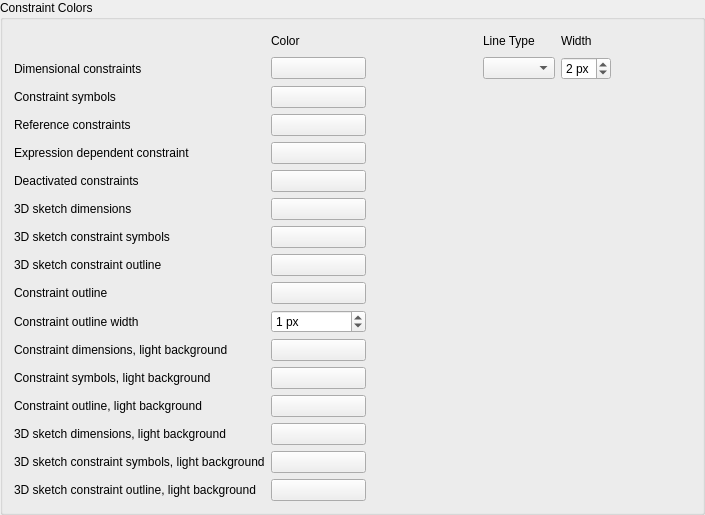
    <widget class="QGroupBox" name="groupBoxSketcherColor">
     <property name="title">
      <string>Constraint Colors</string>
     </property>
     <layout class="QHBoxLayout" name="horizontalLayout_2">
      <item>
       <layout class="QGridLayout" name="gridLayout_2">
        <item row="1" column="0">
          <widget class="QLabel" name="labelOtherItem">
            <property name="minimumSize">
            <size>
              <width>200</width>
              <height>0</height>
            </size>
            </property>
            <property name="text">
            <string></string>
            </property>
          </widget>
          </item>
          <item row="1" column="1">
          <widget class="QLabel" name="labelOtherColor">
            <property name="minimumSize">
            <size>
              <width>95</width>
              <height>0</height>
            </size>
            </property>
            <property name="text">
            <string>Color</string>
            </property>
          </widget>
          </item>
          <item row="1" column="2">
          <widget class="QLabel" name="labelOtherSpacing">
            <property name="minimumSize">
            <size>
              <width>105</width>
              <height>0</height>
            </size>
            </property>
            <property name="text">
            <string></string>
            </property>
          </widget>
          </item>
          <item row="1" column="3">
          <widget class="QLabel" name="labelOtherLinetype">
            <property name="text">
            <string>Line Type</string>
            </property>
          </widget>
          </item>
          <item row="1" column="4">
          <widget class="QLabel" name="labelOtherWidth">
            <property name="text">
            <string>Width</string>
            </property>
          </widget>
          </item>
          <item row="1" column="5">
          <spacer name="horizontalSpacer_other">
            <property name="orientation">
            <enum>Qt::Horizontal</enum>
            </property>
            <property name="sizeHint" stdset="0">
            <size>
              <width>40</width>
              <height>20</height>
            </size>
            </property>
          </spacer>
          </item>
          <item row="5" column="0">
          <widget class="QLabel" name="dimensionalConstraintTitle">
            <property name="minimumSize">
            <size>
              <width>200</width>
              <height>0</height>
            </size>
            </property>
            <property name="text">
            <string>Dimensional constraints</string>
            </property>
          </widget>
          </item>
          <item row="5" column="1">
            <widget class="Gui::PrefColorButton" name="DatumColor">
              <property name="toolTip">
              <string>Color of dimensional driving constraints in edit mode</string>
              </property>
              <property name="color" stdset="0">
              <color>
                <red>255</red>
                <green>38</green>
                <blue>0</blue>
              </color>
              </property>
              <property name="prefEntry" stdset="0">
              <cstring>ConstrainedDimColor</cstring>
              </property>
              <property name="prefPath" stdset="0">
              <cstring>View</cstring>
              </property>
            </widget>
          </item>
          <item row="5" column="3">
          <widget class="QComboBox" name="DimensionalConstraintLinePattern">
            <property name="toolTip">
            <string>Line pattern of dimensional constraints in edit mode</string>
            </property>
            <property name="currentIndex">
            <number>-1</number>
            </property>
          </widget>
          </item>
          <item row="5" column="4">
          <widget class="Gui::PrefSpinBox" name="DimensionalConstraintLineWidth">
            <property name="toolTip">
            <string>Width of dimensional constraints in edit mode</string>
            </property>
            <property name="unit" stdset="0">
            <string notr="true">px</string>
            </property>
            <property name="suffix">
            <string notr="true"> px</string>
            </property>
            <property name="minimum">
            <number>1</number>
            </property>
            <property name="maximum">
            <number>4</number>
            </property>
            <property name="value">
            <number>2</number>
            </property>
            <property name="prefEntry" stdset="0">
            <cstring>DimensionalConstraintLineWidth</cstring>
            </property>
            <property name="prefPath" stdset="0">
            <cstring>Mod/Sketcher/View</cstring>
            </property>
          </widget>
        </item>
        <item row="10" column="0">
         <widget class="QLabel" name="label_14">
          <property name="minimumSize">
           <size>
            <width>200</width>
            <height>0</height>
           </size>
          </property>
          <property name="text">
           <string>Constraint symbols</string>
          </property>
         </widget>
        </item>
        <item row="10" column="1">
         <widget class="Gui::PrefColorButton" name="ConstrainedColor">
          <property name="toolTip">
           <string>Color of driving constraints in edit mode</string>
          </property>
          <property name="color" stdset="0">
           <color>
            <red>255</red>
            <green>38</green>
            <blue>0</blue>
           </color>
          </property>
          <property name="prefEntry" stdset="0">
           <cstring>ConstrainedIcoColor</cstring>
          </property>
          <property name="prefPath" stdset="0">
           <cstring>View</cstring>
          </property>
         </widget>
        </item>
        <item row="12" column="0">
         <widget class="QLabel" name="label_8">
          <property name="text">
           <string>Reference constraints</string>
          </property>
         </widget>
        </item>
        <item row="12" column="1">
         <widget class="Gui::PrefColorButton" name="NonDrivingConstraintColor">
          <property name="toolTip">
           <string>Color of reference constraints in edit mode</string>
          </property>
          <property name="color" stdset="0">
           <color>
            <red>0</red>
            <green>38</green>
            <blue>255</blue>
           </color>
          </property>
          <property name="prefEntry" stdset="0">
           <cstring>NonDrivingConstrDimColor</cstring>
          </property>
          <property name="prefPath" stdset="0">
           <cstring>View</cstring>
          </property>
         </widget>
        </item>
        <item row="13" column="0">
         <widget class="QLabel" name="labelexpr">
          <property name="text">
           <string>Expression dependent constraint</string>
          </property>
         </widget>
        </item>
        <item row="13" column="1">
         <widget class="Gui::PrefColorButton" name="ExprBasedConstrDimColor">
          <property name="toolTip">
           <string>Color of expression dependent constraints in edit mode</string>
          </property>
          <property name="color" stdset="0">
           <color>
            <red>255</red>
            <green>127</green>
            <blue>38</blue>
           </color>
          </property>
          <property name="prefEntry" stdset="0">
           <cstring>ExprBasedConstrDimColor</cstring>
          </property>
          <property name="prefPath" stdset="0">
           <cstring>View</cstring>
          </property>
         </widget>
        </item>
        <item row="14" column="0">
         <widget class="QLabel" name="labeldeact">
          <property name="text">
           <string>Deactivated constraints</string>
          </property>
         </widget>
        </item>
        <item row="14" column="1">
         <widget class="Gui::PrefColorButton" name="DeactivatedConstrDimColor">
          <property name="toolTip">
           <string>Color of deactivated constraints in edit mode</string>
          </property>
          <property name="color" stdset="0">
           <color>
            <red>204</red>
          <green>204</green>
          <blue>204</blue>
           </color>
          </property>
          <property name="prefEntry" stdset="0">
           <cstring>DeactivatedConstrDimColor</cstring>
          </property>
          <property name="prefPath" stdset="0">
           <cstring>View</cstring>
          </property>
         </widget>
        </item>
        <item row="15" column="0">
         <widget class="QLabel" name="label3dDim">
          <property name="text">
           <string>3D sketch dimensions</string>
          </property>
         </widget>
        </item>
        <item row="15" column="1">
         <widget class="Gui::PrefColorButton" name="Sketch3DDimColor">
          <property name="toolTip">
           <string>Color of dimensional constraints in a 3D sketch's edit</string>
          </property>
          <property name="color" stdset="0">
           <color>
            <red>77</red>
            <green>208</green>
            <blue>225</blue>
           </color>
          </property>
          <property name="prefEntry" stdset="0">
           <cstring>Sketch3DDimColor</cstring>
          </property>
          <property name="prefPath" stdset="0">
           <cstring>View</cstring>
          </property>
         </widget>
        </item>
        <item row="16" column="0">
         <widget class="QLabel" name="label3dIco">
          <property name="text">
           <string>3D sketch constraint symbols</string>
          </property>
         </widget>
        </item>
        <item row="16" column="1">
         <widget class="Gui::PrefColorButton" name="Sketch3DIcoColor">
          <property name="toolTip">
           <string>Color of constraint symbols in a 3D sketch's edit</string>
          </property>
          <property name="color" stdset="0">
           <color>
            <red>77</red>
            <green>208</green>
            <blue>225</blue>
           </color>
          </property>
          <property name="prefEntry" stdset="0">
           <cstring>Sketch3DIcoColor</cstring>
          </property>
          <property name="prefPath" stdset="0">
           <cstring>View</cstring>
          </property>
         </widget>
        </item>
        <item row="17" column="0">
         <widget class="QLabel" name="label3dOutline">
          <property name="text">
           <string>3D sketch constraint outline</string>
          </property>
         </widget>
        </item>
        <item row="17" column="1">
         <widget class="Gui::PrefColorButton" name="Sketch3DOutlineColor">
          <property name="toolTip">
           <string>Color of the border round a 3D sketch's dimensions and constraint symbols</string>
          </property>
          <property name="color" stdset="0">
           <color>
            <red>0</red>
            <green>41</green>
            <blue>45</blue>
           </color>
          </property>
          <property name="prefEntry" stdset="0">
           <cstring>Sketch3DOutlineColor</cstring>
          </property>
          <property name="prefPath" stdset="0">
           <cstring>View</cstring>
          </property>
         </widget>
        </item>
        <item row="18" column="0">
         <widget class="QLabel" name="labelOutline">
          <property name="text">
           <string>Constraint outline</string>
          </property>
         </widget>
        </item>
        <item row="18" column="1">
         <widget class="Gui::PrefColorButton" name="ConstrainedOutlineColor">
          <property name="toolTip">
           <string>Color of the border round a 2D sketch's dimensions, constraint symbols and on-view parameters</string>
          </property>
          <property name="color" stdset="0">
           <color>
            <red>40</red>
            <green>0</green>
            <blue>0</blue>
           </color>
          </property>
          <property name="prefEntry" stdset="0">
           <cstring>ConstrainedOutlineColor</cstring>
          </property>
          <property name="prefPath" stdset="0">
           <cstring>View</cstring>
          </property>
         </widget>
        </item>
        <item row="19" column="0">
         <widget class="QLabel" name="labelOutlineWidth">
          <property name="text">
           <string>Constraint outline width</string>
          </property>
         </widget>
        </item>
        <item row="19" column="1">
         <widget class="Gui::PrefSpinBox" name="ConstraintOutlineWidth">
          <property name="toolTip">
           <string>Width of the border round dimensions, constraint symbols and on-view parameters, 2D and 3D sketches; 0 for none</string>
          </property>
          <property name="suffix">
           <string notr="true"> px</string>
          </property>
          <property name="minimum">
           <number>0</number>
          </property>
          <property name="maximum">
           <number>8</number>
          </property>
          <property name="value">
           <number>1</number>
          </property>
          <property name="prefEntry" stdset="0">
           <cstring>ConstraintOutlineWidth</cstring>
          </property>
          <property name="prefPath" stdset="0">
           <cstring>View</cstring>
          </property>
         </widget>
        </item>
        <item row="20" column="0">
         <widget class="QLabel" name="labelConstrainedDimColorLight">
          <property name="text">
           <string>Constraint dimensions, light background</string>
          </property>
         </widget>
        </item>
        <item row="20" column="1">
         <widget class="Gui::PrefColorButton" name="ConstrainedDimColorLight">
          <property name="toolTip">
           <string>Color of a 2D sketch's dimensional constraints when the view's background is light</string>
          </property>
          <property name="color" stdset="0">
           <color>
            <red>160</red>
            <green>24</green>
            <blue>0</blue>
           </color>
          </property>
          <property name="prefEntry" stdset="0">
           <cstring>ConstrainedDimColorLight</cstring>
          </property>
          <property name="prefPath" stdset="0">
           <cstring>View</cstring>
          </property>
         </widget>
        </item>
        <item row="21" column="0">
         <widget class="QLabel" name="labelConstrainedIcoColorLight">
          <property name="text">
           <string>Constraint symbols, light background</string>
          </property>
         </widget>
        </item>
        <item row="21" column="1">
         <widget class="Gui::PrefColorButton" name="ConstrainedIcoColorLight">
          <property name="toolTip">
           <string>Color of a 2D sketch's constraint symbols when the view's background is light</string>
          </property>
          <property name="color" stdset="0">
           <color>
            <red>160</red>
            <green>24</green>
            <blue>0</blue>
           </color>
          </property>
          <property name="prefEntry" stdset="0">
           <cstring>ConstrainedIcoColorLight</cstring>
          </property>
          <property name="prefPath" stdset="0">
           <cstring>View</cstring>
          </property>
         </widget>
        </item>
        <item row="22" column="0">
         <widget class="QLabel" name="labelConstrainedOutlineColorLight">
          <property name="text">
           <string>Constraint outline, light background</string>
          </property>
         </widget>
        </item>
        <item row="22" column="1">
         <widget class="Gui::PrefColorButton" name="ConstrainedOutlineColorLight">
          <property name="toolTip">
           <string>Color of the border round a 2D sketch's dimensions, constraint symbols and on-view parameters when the view's background is light</string>
          </property>
          <property name="color" stdset="0">
           <color>
            <red>255</red>
            <green>244</green>
            <blue>242</blue>
           </color>
          </property>
          <property name="prefEntry" stdset="0">
           <cstring>ConstrainedOutlineColorLight</cstring>
          </property>
          <property name="prefPath" stdset="0">
           <cstring>View</cstring>
          </property>
         </widget>
        </item>
        <item row="23" column="0">
         <widget class="QLabel" name="labelSketch3DDimColorLight">
          <property name="text">
           <string>3D sketch dimensions, light background</string>
          </property>
         </widget>
        </item>
        <item row="23" column="1">
         <widget class="Gui::PrefColorButton" name="Sketch3DDimColorLight">
          <property name="toolTip">
           <string>Color of dimensional constraints in a 3D sketch's edit when the view's background is light</string>
          </property>
          <property name="color" stdset="0">
           <color>
            <red>0</red>
            <green>87</green>
            <blue>94</blue>
           </color>
          </property>
          <property name="prefEntry" stdset="0">
           <cstring>Sketch3DDimColorLight</cstring>
          </property>
          <property name="prefPath" stdset="0">
           <cstring>View</cstring>
          </property>
         </widget>
        </item>
        <item row="24" column="0">
         <widget class="QLabel" name="labelSketch3DIcoColorLight">
          <property name="text">
           <string>3D sketch constraint symbols, light background</string>
          </property>
         </widget>
        </item>
        <item row="24" column="1">
         <widget class="Gui::PrefColorButton" name="Sketch3DIcoColorLight">
          <property name="toolTip">
           <string>Color of constraint symbols in a 3D sketch's edit when the view's background is light</string>
          </property>
          <property name="color" stdset="0">
           <color>
            <red>0</red>
            <green>87</green>
            <blue>94</blue>
           </color>
          </property>
          <property name="prefEntry" stdset="0">
           <cstring>Sketch3DIcoColorLight</cstring>
          </property>
          <property name="prefPath" stdset="0">
           <cstring>View</cstring>
          </property>
         </widget>
        </item>
        <item row="25" column="0">
         <widget class="QLabel" name="labelSketch3DOutlineColorLight">
          <property name="text">
           <string>3D sketch constraint outline, light background</string>
          </property>
         </widget>
        </item>
        <item row="25" column="1">
         <widget class="Gui::PrefColorButton" name="Sketch3DOutlineColorLight">
          <property name="toolTip">
           <string>Color of the border round a 3D sketch's dimensions and constraint symbols when the view's background is light</string>
          </property>
          <property name="color" stdset="0">
           <color>
            <red>238</red>
            <green>249</green>
            <blue>250</blue>
           </color>
          </property>
          <property name="prefEntry" stdset="0">
           <cstring>Sketch3DOutlineColorLight</cstring>
          </property>
          <property name="prefPath" stdset="0">
           <cstring>View</cstring>
          </property>
         </widget>
        </item>
       </layout>
      </item>
      <item>
       <spacer name="horizontalSpacer_4">
        <property name="orientation">
         <enum>Qt::Horizontal</enum>
        </property>
        <property name="sizeHint" stdset="0">
         <size>
          <width>40</width>
          <height>20</height>
         </size>
        </property>
       </spacer>
      </item>
     </layout>
    </widget>
